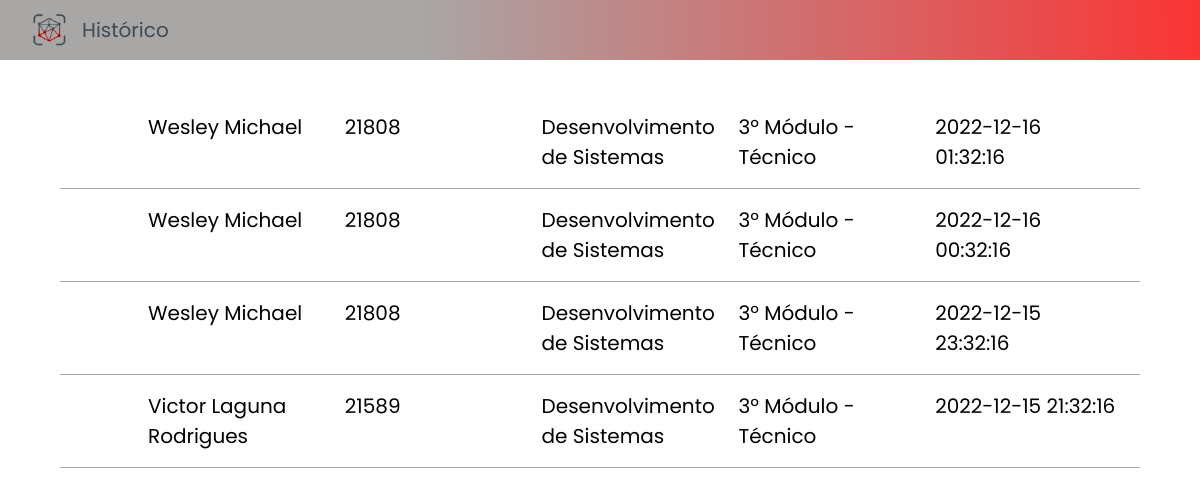
The page /view/registroFaceid.php (signed in) on the database its author committed.
### tables this page shows
create table registro (
    rm int not null,
    entradaSaida datetime not null,
    foreign key(rm) references CadastroAluno(rm)
);

create table CadastroAluno(
    nome varchar(140) not null,
    rm int(5) not null primary key check (rm > 0 and rm <= 99999 or rm = 1 ),
    email varchar(100) not null unique key,
    curso varchar(50) not null,
    periodo varchar(50) not null,
    status varchar(10) not null default 'Ativo'
);

### model/DAO/RegistroDAO.php (called while the page is built, shortened)
<?php
class RegistroDAO{
    function pegarTodosRegistros(){
        $pdo = conectar();
        $resul = $pdo->query("select cadastroaluno.nome, cadastroaluno.rm, cadastroaluno.curso, cadastroaluno.periodo, registro.entradaSaida from CadastroAluno inner join registro on cadastroaluno.rm = registro.rm order by registro.entradaSaida Desc limit 500 ;");
        return ($resul);
    }
}

### model/Registros.php (called while the page is built, shortened)
<?php
include_once('DAO/RegistroDAO.php');
class Registro {
    function pegarTodosRegistros(){
        $registroDAO = new RegistroDAO();
        $res = $registroDAO->pegarTodosRegistros();
        return $res;
    }
}

### controller/RegistroController.php (the view, shortened to what this page needs)
<?php
    include('../model/Registros.php');
    class RegistroController {
        function pegarTodosRegistros(){
            $registro = new Registro();
            return $registro->pegarTodosRegistros();
        }
        function lista(){
            $lista = $this->pegarTodosRegistros();
            $a = $lista ->fetchAll(PDO::FETCH_NUM);
            foreach($a as $itens){
                echo
                '<li class="registro">
                    <div class="nome">'. $itens[0] .'</div>
                    <div class="rm">'. $itens[1] .'</div>
                    <div class="periodo">'. $itens[2] .'</div>
                    <div class="curso">'. $itens[3] .'</div>
                    <div class="entradaSaida">'. $itens[4] .'</div>
                </li>';
            }
        }
    }

### view/registroFaceid.php (shortened to what this page needs)
<?php
    include ('../Controller/RegistroController.php');
    $registroController = new RegistroController();
?>
<!DOCTYPE html>
<html lang="en">
<head>
    <link rel="stylesheet" href="../assets/css/variaveis.css">
    <link rel="stylesheet" href="../assets/css/corpo.css">
    <link rel="stylesheet" href="../assets/css/header-cadastro.css">
    <link rel="stylesheet" href="../assets/css/historico.css">
    <link rel="stylesheet" href="../assets/fontes/PTSans-Regular.ttf">
</head>
<body>
    <header class="header-cadastro">
        <img src="../assets/imagens/logo_icon.png" alt="Logo Sistema Face ID" class="header-cadastro__image">
        <h1 class="header__title">Histórico</h1>
    </header>
    <main id="registroMain">
        <ol id="historico">
            <?php
                $registroController ->lista();
            ?>
        </ol>
    </main>
</body>
</html>

### assets/css/variaveis.css (style rules this page uses)
:root { --cor-fundo:#D6D4E2; --vermelho:#F93535; --cor-botao-escuro:#3D4B56; --cor-fundo-icons:#A9A6A6; --cor-fundo-container:#7A7A7A; --fonte:'Poppins', sans-serif; }

### assets/css/corpo.css (style rules this page uses)
* { padding: 0; margin: 0; text-decoration: none; border: 0; border: none; box-sizing: border-box; font-family: var(--fonte); }
body { height: 100vh; }

### assets/css/header-cadastro.css (style rules this page uses)
.header-cadastro { background: linear-gradient(269.56deg, #F93535 0.25%, #A9A6A6 64.85%); width: 100%; height: 60px; position: relative; margin-bottom: 1rem; display: flex; align-items: center; padding: 0 2rem; gap: 1rem; }
.header-cadastro__image { width: 3%; }
.header__title { font-size: 20px; font-family: var(--fonte); font-weight: 400; color: var(--cor-botao-escuro); }

### assets/css/historico.css (style rules this page uses)
body { overflow-x: hidden; }
#registroMain { margin: 20px auto; width: 90vw; }
#historico { display: flex; flex-direction: column ; justify-content: center; padding:1rem 0; }
.registro { list-style: none; display: grid; grid-template-columns: repeat(5, 20%); gap: 0 1rem; border-bottom: 1px solid #A9A6A6; padding: 1rem 5.5rem; font-family: 'PT Sans', sans-serif; font-weight: 400; font-size: 20px ; }

### rows shown on the page
registro: rm.nome "Wesley Michael", rm.rm "21808", rm.curso "Desenvolvimento de Sistemas", rm.periodo "3º Módulo - Técnico", entradaSaida "2022-12-16 01:32:16"
registro: rm.nome "Wesley Michael", rm.rm "21808", rm.curso "Desenvolvimento de Sistemas", rm.periodo "3º Módulo - Técnico", entradaSaida "2022-12-16 00:32:16"
registro: rm.nome "Wesley Michael", rm.rm "21808", rm.curso "Desenvolvimento de Sistemas", rm.periodo "3º Módulo - Técnico", entradaSaida "2022-12-15 23:32:16"
registro: rm.nome "Victor Laguna Rodrigues", rm.rm "21589", rm.curso "Desenvolvimento de Sistemas", rm.periodo "3º Módulo - Técnico", entradaSaida "2022-12-15 21:32:16"
